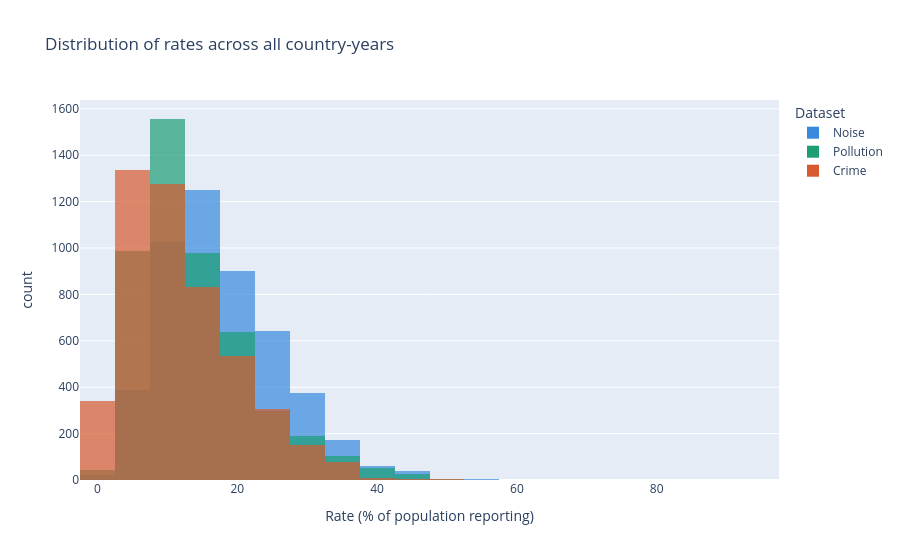
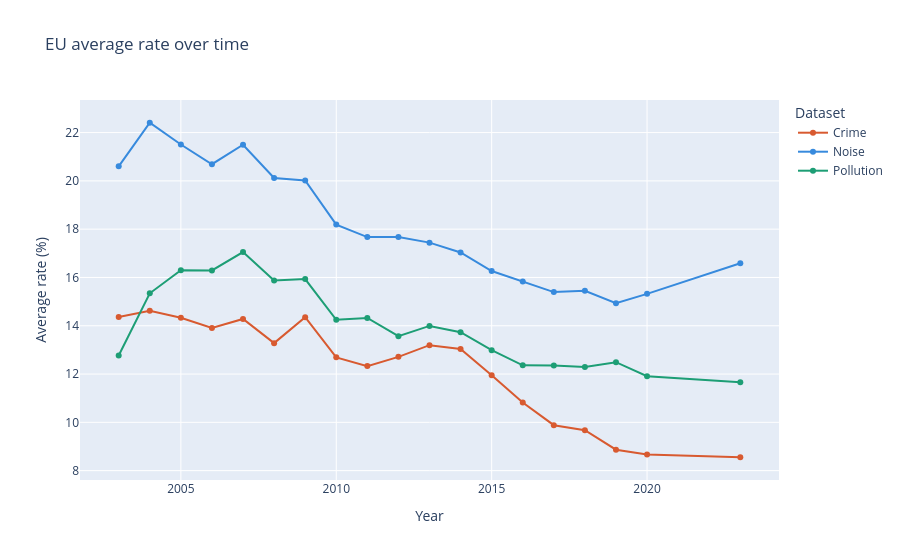
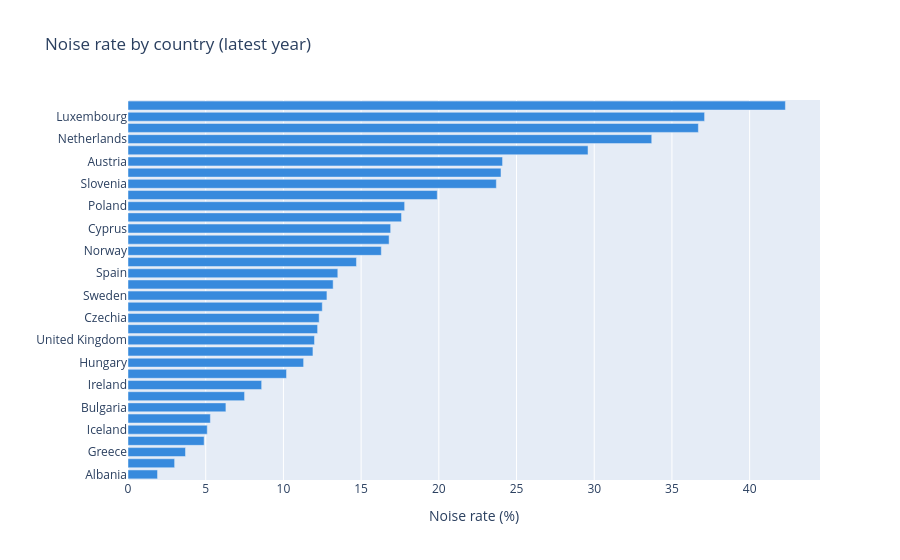
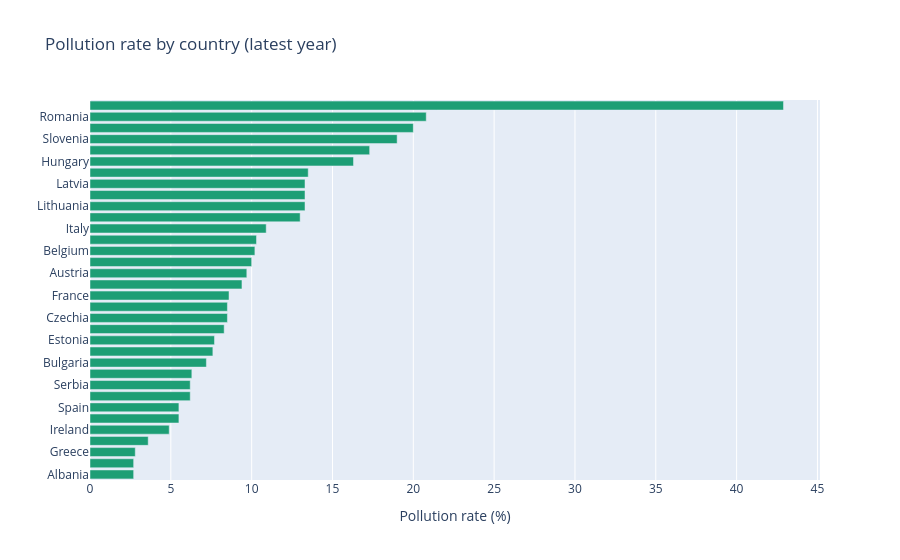

Write notebook code for charts like these, in order.
### Markdown cell above
## Initial Data Visualizations

### Code cell
import pandas as pd
import plotly.express as px

# load raw CSVs
df_noise = pd.read_csv('noise.csv')
df_pollution = pd.read_csv('pollution.csv')
df_crime = pd.read_csv('crime.csv')
df_hpi = pd.read_csv('hpi.csv')

# standardise column names
for df in [df_noise, df_pollution, df_crime, df_hpi]:
    df.rename(columns={'time': 'year'}, inplace=True)

# drop EU aggregates and nulls
for df in [df_noise, df_pollution, df_crime, df_hpi]:
    df.drop(df[df['geo'].str[0:4] == 'Euro'].index, inplace=True)
    df.dropna(subset=['value'], inplace=True)
    df['year'] = df['year'].astype(int)
    df['value'] = df['value'].astype(float)

# label each dataset
df_noise['dataset'] = 'Noise'
df_pollution['dataset'] = 'Pollution'
df_crime['dataset'] = 'Crime'


# plot 1: distribution of values for each dataset

df_all = pd.concat([df_noise, df_pollution, df_crime], ignore_index=True)

fig1 = px.histogram(
    df_all, x='value', color='dataset', barmode='overlay',
    nbins=30, opacity=0.7,
    title='Distribution of rates across all country-years',
    labels={'value': 'Rate (% of population reporting)', 'dataset': 'Dataset'},
    color_discrete_map={'Noise': '#378ADD', 'Pollution': '#1D9E75', 'Crime': '#D85A30'}
)
fig1.show()


# plot 2: EU average trend over time per dataset

eu_trend = df_all.groupby(['dataset', 'year'])['value'].mean().reset_index()

fig2 = px.line(
    eu_trend, x='year', y='value', color='dataset',
    markers=True,
    title='EU average rate over time',
    labels={'value': 'Average rate (%)', 'year': 'Year', 'dataset': 'Dataset'},
    color_discrete_map={'Noise': '#378ADD', 'Pollution': '#1D9E75', 'Crime': '#D85A30'}
)
fig2.show()


# plot 3: average rate by country for each dataset (latest year)

for df, label, color in [
    (df_noise,     'Noise',      '#378ADD'),
    (df_pollution, 'Pollution',  '#1D9E75'),
    (df_crime,     'Crime',      '#D85A30'),
]:
    latest = (
        df.sort_values('year', ascending=False)
        .groupby('geo', as_index=False)['value']
        .first()
        .sort_values('value')
    )
    fig = px.bar(
        latest, x='value', y='geo', orientation='h',
        title=f'{label} rate by country (latest year)',
        labels={'value': f'{label} rate (%)', 'geo': ''},
        color_discrete_sequence=[color]
    )
    fig.show()


# plot 4: rate distribution by degree of urbanisation (boxplot)

for df, label, color in [
    (df_noise,     'Noise',      '#378ADD'),
    (df_pollution, 'Pollution',  '#1D9E75'),
    (df_crime,     'Crime',      '#D85A30'),
]:
    urb_col = [c for c in df.columns if 'urb' in c.lower() or 'degurba' in c.lower()]
    if urb_col:
        fig = px.box(
            df, x=urb_col[0], y='value',
            title=f'{label} rate by degree of urbanisation',
            labels={'value': f'{label} rate (%)', urb_col[0]: 'Urbanisation'},
            color=urb_col[0]
        )
        fig.show()


# plot 5: HPI trend over time by country

# filter to total purchase type
hpi_total = df_hpi[df_hpi['purchase'].str.lower().str.contains('total', na=False)].copy() \
            if 'purchase' in df_hpi.columns else df_hpi.copy()

hpi_trend = hpi_total.groupby(['geo', 'year'])['value'].mean().reset_index()

fig5 = px.line(
    hpi_trend, x='year', y='value', color='geo',
    title='House price index over time by country',
    labels={'value': 'HPI (2010=100)', 'year': 'Year', 'geo': 'Country'}
)
fig5.update_traces(opacity=0.6)
fig5.show()

### Figure 1 — Plotly figure (JSON) as saved in the notebook; plotly's stock layout.template omitted (floating-point values rounded to 4 significant figures; data arrays with more than 128 entries replaced by an {"elided": "..."} marker saying what was removed)
{"data": [{"bingroup": "x", "hovertemplate": "Dataset=Noise<br>Rate (% of population reporting)=%{x}<br>count=%{y}<extra></extra>", "legendgroup": "Noise", "marker": {"color": "#378ADD", "opacity": 0.7, "pattern": {"shape": ""}}, "name": "Noise", "nbinsx": 30, "orientation": "v", "showlegend": true, "type": "histogram", "x": {"elided": "4879 float values"}, "xaxis": "x", "yaxis": "y"}, {"bingroup": "x", "hovertemplate": "Dataset=Pollution<br>Rate (% of population reporting)=%{x}<br>count=%{y}<extra></extra>", "legendgroup": "Pollution", "marker": {"color": "#1D9E75", "opacity": 0.7, "pattern": {"shape": ""}}, "name": "Pollution", "nbinsx": 30, "orientation": "v", "showlegend": true, "type": "histogram", "x": {"elided": "4879 float values"}, "xaxis": "x", "yaxis": "y"}, {"bingroup": "x", "hovertemplate": "Dataset=Crime<br>Rate (% of population reporting)=%{x}<br>count=%{y}<extra></extra>", "legendgroup": "Crime", "marker": {"color": "#D85A30", "opacity": 0.7, "pattern": {"shape": ""}}, "name": "Crime", "nbinsx": 30, "orientation": "v", "showlegend": true, "type": "histogram", "x": {"elided": "4870 float values"}, "xaxis": "x", "yaxis": "y"}], "layout": {"barmode": "overlay", "legend": {"title": {"text": "Dataset"}, "tracegroupgap": 0}, "title": {"text": "Distribution of rates across all country-years"}, "xaxis": {"anchor": "y", "domain": [0, 1], "title": {"text": "Rate (% of population reporting)"}}, "yaxis": {"anchor": "x", "domain": [0, 1], "title": {"text": "count"}}}}

### Figure 2 — Plotly figure (JSON) as saved in the notebook; plotly's stock layout.template omitted (floating-point values rounded to 4 significant figures)
{"data": [{"hovertemplate": "Dataset=Crime<br>Year=%{x}<br>Average rate (%)=%{y}<extra></extra>", "legendgroup": "Crime", "line": {"color": "#D85A30", "dash": "solid"}, "marker": {"symbol": "circle"}, "mode": "lines+markers", "name": "Crime", "orientation": "v", "showlegend": true, "type": "scatter", "x": [2003, 2004, 2005, 2006, 2007, 2008, 2009, 2010, 2011, 2012, 2013, 2014, 2015, 2016, 2017, 2018, 2019, 2020, 2023], "xaxis": "x", "y": [14.36, 14.62, 14.33, 13.91, 14.28, 13.28, 14.35, 12.69, 12.33, 12.71, 13.2, 13.04, 11.95, 10.82, 9.882, 9.675, 8.868, 8.664, 8.554], "yaxis": "y"}, {"hovertemplate": "Dataset=Noise<br>Year=%{x}<br>Average rate (%)=%{y}<extra></extra>", "legendgroup": "Noise", "line": {"color": "#378ADD", "dash": "solid"}, "marker": {"symbol": "circle"}, "mode": "lines+markers", "name": "Noise", "orientation": "v", "showlegend": true, "type": "scatter", "x": [2003, 2004, 2005, 2006, 2007, 2008, 2009, 2010, 2011, 2012, 2013, 2014, 2015, 2016, 2017, 2018, 2019, 2020, 2023], "xaxis": "x", "y": [20.6, 22.41, 21.51, 20.69, 21.5, 20.12, 20.02, 18.19, 17.67, 17.67, 17.44, 17.04, 16.27, 15.84, 15.39, 15.45, 14.94, 15.32, 16.59], "yaxis": "y"}, {"hovertemplate": "Dataset=Pollution<br>Year=%{x}<br>Average rate (%)=%{y}<extra></extra>", "legendgroup": "Pollution", "line": {"color": "#1D9E75", "dash": "solid"}, "marker": {"symbol": "circle"}, "mode": "lines+markers", "name": "Pollution", "orientation": "v", "showlegend": true, "type": "scatter", "x": [2003, 2004, 2005, 2006, 2007, 2008, 2009, 2010, 2011, 2012, 2013, 2014, 2015, 2016, 2017, 2018, 2019, 2020, 2023], "xaxis": "x", "y": [12.77, 15.34, 16.3, 16.29, 17.05, 15.88, 15.93, 14.25, 14.32, 13.57, 13.99, 13.73, 12.99, 12.36, 12.35, 12.29, 12.49, 11.91, 11.66], "yaxis": "y"}], "layout": {"legend": {"title": {"text": "Dataset"}, "tracegroupgap": 0}, "title": {"text": "EU average rate over time"}, "xaxis": {"anchor": "y", "domain": [0, 1], "title": {"text": "Year"}}, "yaxis": {"anchor": "x", "domain": [0, 1], "title": {"text": "Average rate (%)"}}}}

### Figure 3 — Plotly figure (JSON) as saved in the notebook; plotly's stock layout.template omitted (floating-point values rounded to 4 significant figures)
{"data": [{"hovertemplate": "Noise rate (%)=%{x}<br>=%{y}<extra></extra>", "legendgroup": "", "marker": {"color": "#378ADD", "pattern": {"shape": ""}}, "name": "", "orientation": "h", "showlegend": false, "textposition": "auto", "type": "bar", "x": [1.9, 3.0, 3.7, 4.9, 5.1, 5.3, 6.3, 7.5, 8.6, 10.2, 11.3, 11.9, 12.0, 12.2, 12.3, 12.5, 12.8, 13.2, 13.5, 14.7, 16.3, 16.8, 16.9, 17.6, 17.8, 19.9, 23.7, 24.0, 24.1, 29.6, 33.7, 36.7, 37.1, 42.3], "xaxis": "x", "y": ["Albania", "North Macedonia", "Greece", "Croatia", "Iceland", "Serbia", "Bulgaria", "Estonia", "Ireland", "Denmark", "Hungary", "France", "United Kingdom", "Slovakia", "Czechia", "Belgium", "Sweden", "Italy", "Spain", "Latvia", "Norway", "Germany", "Cyprus", "Lithuania", "Poland", "Romania", "Slovenia", "Switzerland", "Austria", "Finland", "Netherlands", "Malta", "Luxembourg", "Portugal"], "yaxis": "y"}], "layout": {"barmode": "relative", "legend": {"tracegroupgap": 0}, "title": {"text": "Noise rate by country (latest year)"}, "xaxis": {"anchor": "y", "domain": [0, 1], "title": {"text": "Noise rate (%)"}}, "yaxis": {"anchor": "x", "domain": [0, 1], "title": {"text": ""}}}}

### Figure 4 — Plotly figure (JSON) as saved in the notebook; plotly's stock layout.template omitted (floating-point values rounded to 4 significant figures)
{"data": [{"hovertemplate": "Pollution rate (%)=%{x}<br>=%{y}<extra></extra>", "legendgroup": "", "marker": {"color": "#1D9E75", "pattern": {"shape": ""}}, "name": "", "orientation": "h", "showlegend": false, "textposition": "auto", "type": "bar", "x": [2.7, 2.7, 2.8, 3.6, 4.9, 5.5, 5.5, 6.2, 6.2, 6.3, 7.2, 7.6, 7.7, 8.3, 8.5, 8.5, 8.6, 9.4, 9.7, 10.0, 10.2, 10.3, 10.9, 13.0, 13.3, 13.3, 13.3, 13.5, 16.3, 17.3, 19.0, 20.0, 20.8, 42.9], "xaxis": "x", "y": ["Albania", "Croatia", "Greece", "Cyprus", "Ireland", "North Macedonia", "Spain", "Sweden", "Serbia", "Denmark", "Bulgaria", "Slovakia", "Estonia", "Iceland", "Czechia", "Germany", "France", "United Kingdom", "Austria", "Norway", "Belgium", "Switzerland", "Italy", "Poland", "Lithuania", "Finland", "Latvia", "Luxembourg", "Hungary", "Netherlands", "Slovenia", "Portugal", "Romania", "Malta"], "yaxis": "y"}], "layout": {"barmode": "relative", "legend": {"tracegroupgap": 0}, "title": {"text": "Pollution rate by country (latest year)"}, "xaxis": {"anchor": "y", "domain": [0, 1], "title": {"text": "Pollution rate (%)"}}, "yaxis": {"anchor": "x", "domain": [0, 1], "title": {"text": ""}}}}
